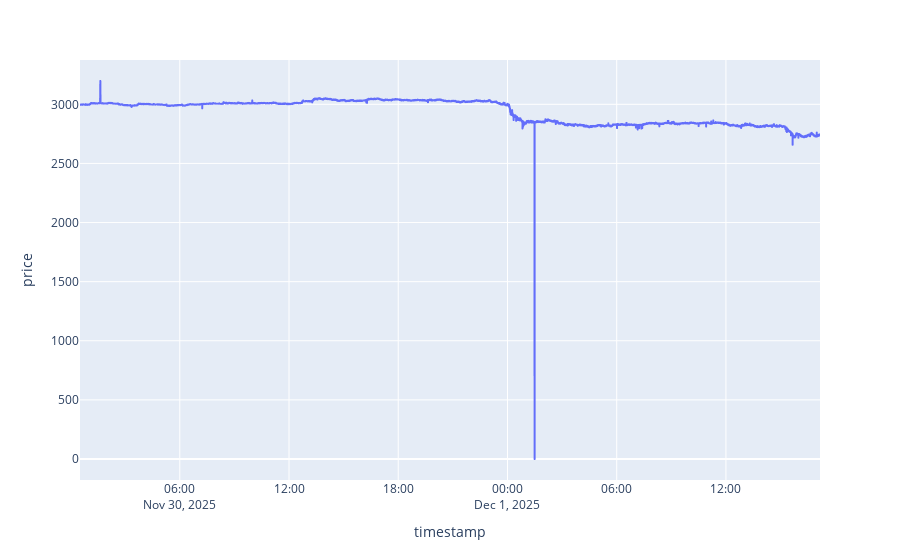

Notebook source saved alongside this figure:
### Code cell
df = df.assign(price = abs(df['amount0'] / df['amount1']))

px.line(df, 'timestamp', 'price')

### Figure 1 — Plotly figure (JSON) as saved in the notebook; plotly's stock layout.template omitted (floating-point values rounded to 4 significant figures; data arrays with more than 128 entries replaced by an {"elided": "..."} marker saying what was removed)
{"data": [{"hovertemplate": "timestamp=%{x}<br>price=%{y}<extra></extra>", "legendgroup": "", "line": {"color": "#636efa", "dash": "solid"}, "marker": {"symbol": "circle"}, "mode": "lines", "name": "", "showlegend": false, "type": "scattergl", "x": {"elided": "10000 str values"}, "xaxis": "x", "y": {"elided": "10000 float values"}, "yaxis": "y"}], "layout": {"legend": {"tracegroupgap": 0}, "margin": {"t": 60}, "xaxis": {"anchor": "y", "domain": [0, 1], "title": {"text": "timestamp"}}, "yaxis": {"anchor": "x", "domain": [0, 1], "title": {"text": "price"}}}}
